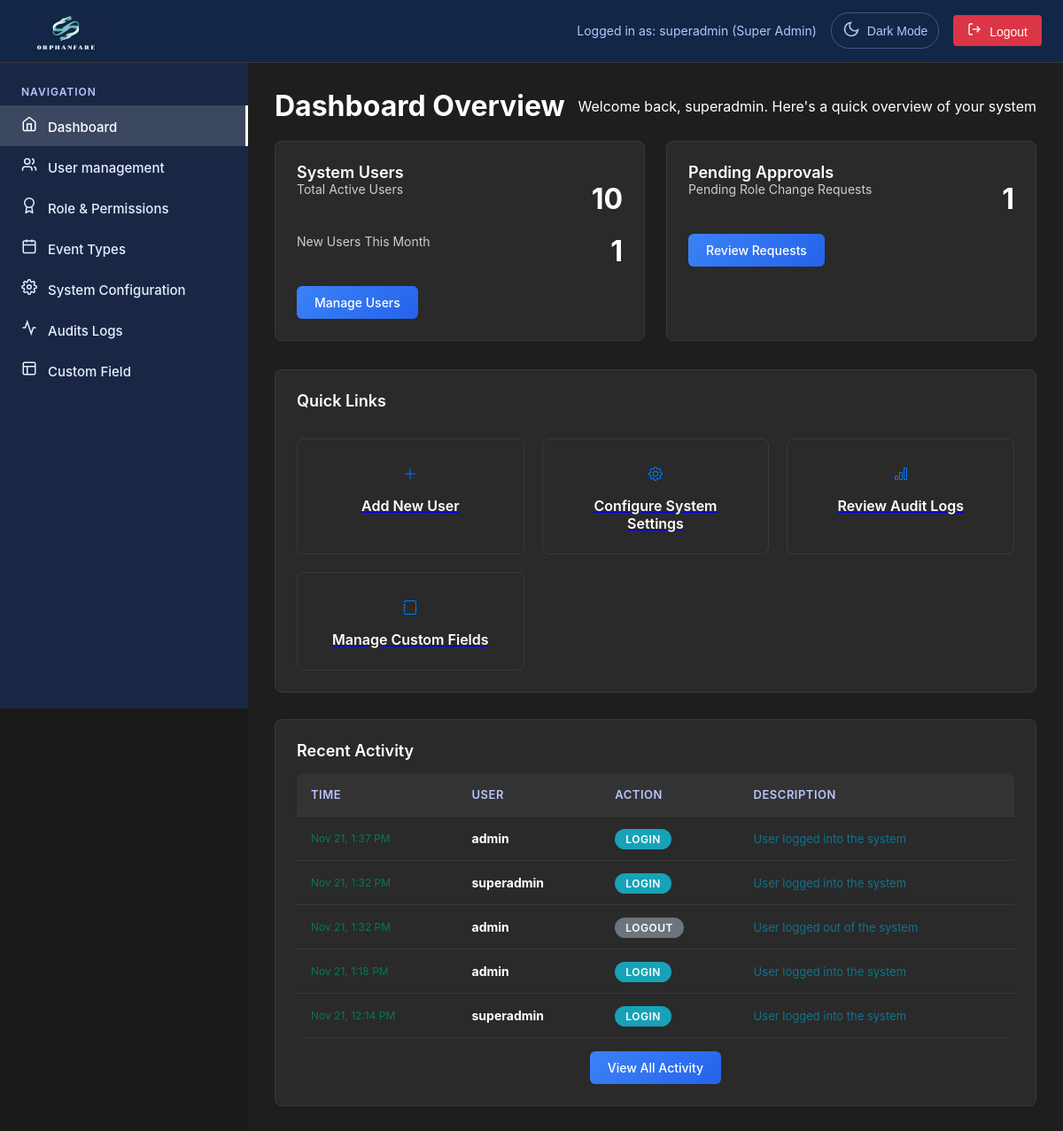
The page /superadmin/superadmin.php (signed in) on the database as committed earlier.
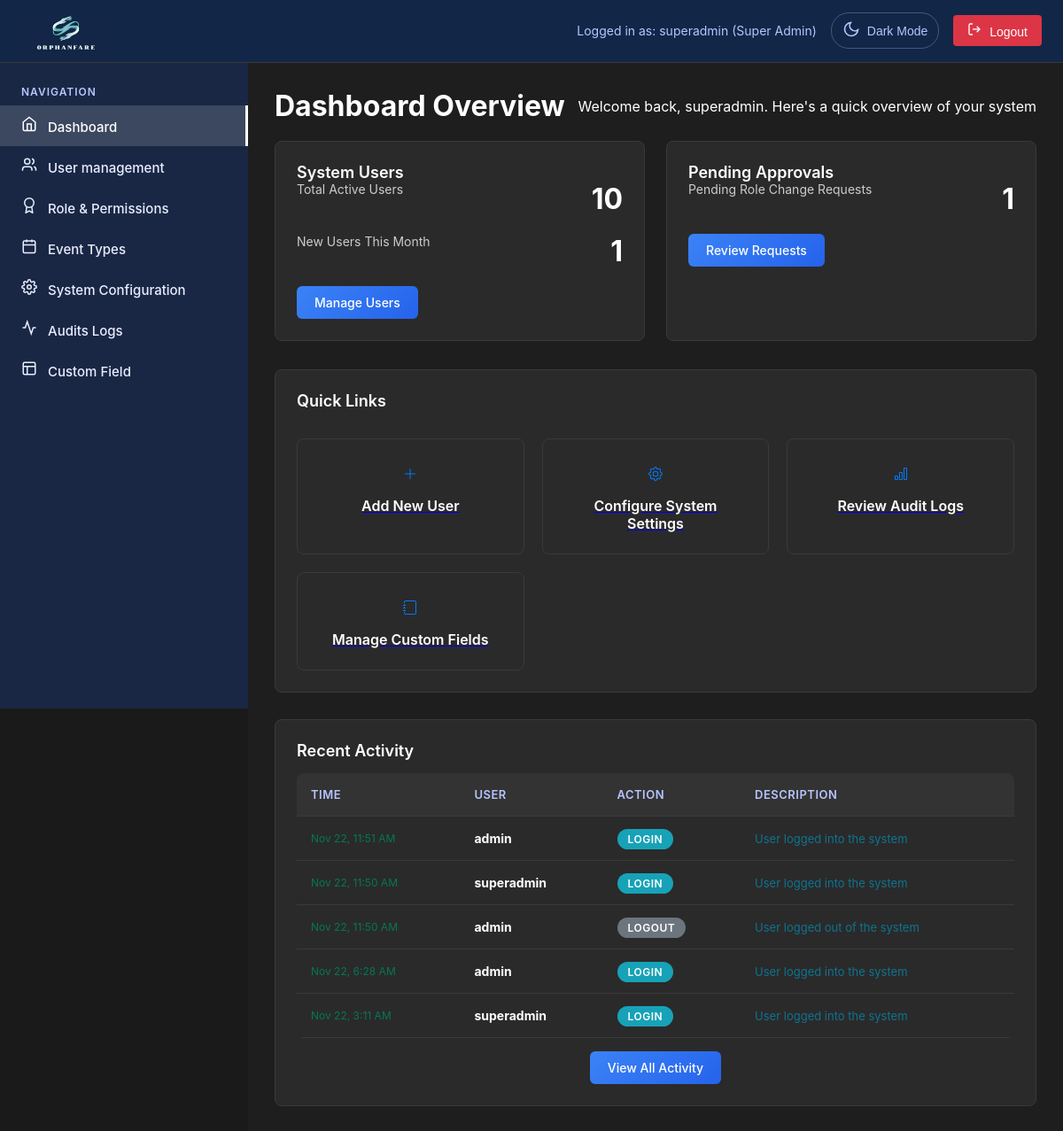
The same page on the database as committed later.
### tables this page shows
CREATE TABLE `audit_logs` (
  `id` int(11) NOT NULL,
  `user_id` int(11) NOT NULL,
  `action` varchar(255) NOT NULL,
  `description` text DEFAULT NULL,
  `ip_address` varchar(45) DEFAULT NULL,
  `user_agent` text DEFAULT NULL,
  `created_at` timestamp NOT NULL DEFAULT current_timestamp()
);

CREATE TABLE `users` (
  `id` int(11) NOT NULL,
  `username` varchar(50) NOT NULL,
  `email` varchar(100) NOT NULL,
  `password` varchar(255) NOT NULL,
  `role` enum('super_admin','admin','user','Social Worker','Social Welfare Assistant') DEFAULT 'user',
  `status` enum('active','inactive','pending') DEFAULT 'pending',
  `created_at` timestamp NOT NULL DEFAULT current_timestamp(),
  `updated_at` timestamp NOT NULL DEFAULT current_timestamp() ON UPDATE current_timestamp(),
  `two_factor_secret` varchar(32) DEFAULT NULL,
  `two_factor_enabled` tinyint(1) DEFAULT 0,
  `two_factor_verified` tinyint(1) DEFAULT 0,
  `two_factor_backup_codes` text DEFAULT NULL,
  `last_login` timestamp NULL DEFAULT NULL,
  `last_password_change` timestamp NOT NULL DEFAULT current_timestamp(),
  `failed_attempts` int(11) DEFAULT 0,
  `account_locked` tinyint(1) DEFAULT 0,
  `is_active` tinyint(1) DEFAULT 1
);

### superadmin/superadmin.php (the view, shortened to what this page needs)
<?php
require_once 'includes/superheader.php';
$totalActiveUsers = getTotalActiveUsers($conn);
$newUsersThisMonth = getNewUsersThisMonth($conn);
$pendingRoleRequests = getPendingRoleRequests($conn);
?>
<div class="page-active">
    <div class="page-header">
        <h1>Dashboard Overview</h1>
        <p>Welcome back, <?php echo htmlspecialchars($_SESSION['username'] ?? 'Super Admin'); ?>. Here's a quick overview of your system</p>
    </div>
    <div class="dashboard-grid">
        <div class="dashboard-card">
            <div class="card-title">System Users</div>
            <div class="card-stat">
                <span class="stat-label">Total Active Users</span>
                <span class="stat-value"><?php echo $totalActiveUsers; ?></span>
            </div>
            <div class="card-stat">
                <span class="stat-label">New Users This Month</span>
                <span class="stat-value"><?php echo $newUsersThisMonth; ?></span>
            </div>
            <a href="user-management.php" class="btn btn-primary">Manage Users</a>
        </div>
        <div class="dashboard-card">
            <div class="card-title">Pending Approvals</div>
            <div class="card-stat">
                <span class="stat-label">Pending Role Change Requests</span>
                <span class="stat-value"><?php echo $pendingRoleRequests; ?></span>
            </div>
            <a href="role-permissions.php" class="btn btn-success">Review Requests</a>
        </div>
    </div>
    <div class="dashboard-card">
        <div class="card-title">Quick Links</div>
        <div class="quick-links">
            <a href="user-management.php?action=add" class="quick-link-card">
                <div class="quick-link-icon"><svg xmlns="http://www.w3.org/2000/svg" width="16" height="16" fill="currentColor" class="bi bi-plus-lg" viewBox="0 0 16 16">
                <path fill-rule="evenodd" d="M8 2a.5.5 0 0 1 .5.5v5h5a.5.5 0 0 1 0 1h-5v5a.5.5 0 0 1-1 0v-5h-5a.5.5 0 0 1 0-1h5v-5A.5.5 0 0 1 8 2"/>
                </svg></div>
                <div class="quick-link-title">Add New User</div>
            </a>
            <a href="system-configuration.php" class="quick-link-card">
                <div class="quick-link-icon"></div>
                <div class="quick-link-title">Configure System Settings</div>
            </a>
            <a href="audits-logs.php" class="quick-link-card">
                <div class="quick-link-icon"></div>
                <div class="quick-link-title">Review Audit Logs</div>
            </a>
            <a href="custom-field.php" class="quick-link-card">
                <div class="quick-link-icon"></div>
                <div class="quick-link-title">Manage Custom Fields</div>
            </a>
        </div>
    </div>
    <div class="dashboard-card" style="margin-top: 30px;">
        <div class="card-title">Recent Activity</div>
        <?php
        $sql = "SELECT a.*, u.username
                FROM audit_logs a
                LEFT JOIN users u ON a.user_id = u.id
                ORDER BY a.created_at DESC
                LIMIT 5";
        $result = $conn->query($sql);
        if ($result && $result->num_rows > 0): ?>
            <table style="width: 100%; margin-top: 15px;">
                <thead>
                    <tr>
                        <th>Time</th>
                        <th>User</th>
                        <th>Action</th>
                        <th>Description</th>
                    </tr>
                </thead>
                <tbody>
                    <?php while ($row = $result->fetch_assoc()): ?>
                        <tr>
                            <td style="font-size: 12px; color: #047857">
                                <?php echo date('M j, g:i A', strtotime($row['created_at'])); ?>
                            </td>
                            <td>
                                <strong class="username-dashboard"><?php echo htmlspecialchars($row['username'] ?? 'System'); ?></strong>
                            </td>
                            <td>
                                <span class="status-badge <?php
                                    echo getActionBadgeClass($row['action']);
                                ?>">
                                    <?php echo htmlspecialchars($row['action']); ?>
                                </span>
                            </td>
                            <td style="font-size: 13px; color: #0E7490;">
                                <?php echo htmlspecialchars($row['description'] ?? 'No description'); ?>
                            </td>
                        </tr>
                    <?php endwhile; ?>
                </tbody>
            </table>
        <?php else: ?>
            <p style="color: #666; text-align: center; padding: 20px;">No recent activity found.</p>
        <?php endif; ?>
        <div style="text-align: center; margin-top: 15px;">
            <a href="audits-logs.php" class="btn btn-secondary">View All Activity</a>
        </div>
    </div>
</div>
<?php require_once 'includes/superfooter.php'; ?>

Rows that differ between the two databases and show on the page:
no longer on this page (row unchanged): audit_logs: created_at "Nov 21, 1:37 PM", user.username "admin", action "LOGIN", description "User logged into the system"
no longer on this page (row unchanged): audit_logs: created_at "Nov 21, 1:32 PM", user.username "superadmin", action "LOGIN", description "User logged into the system"
no longer on this page (row unchanged): audit_logs: created_at "Nov 21, 1:32 PM", user.username "admin", action "LOGOUT", description "User logged out of the system"
no longer on this page (row unchanged): audit_logs: created_at "Nov 21, 1:18 PM", user.username "admin", action "LOGIN", description "User logged into the system"
no longer on this page (row unchanged): audit_logs: created_at "Nov 21, 12:14 PM", user.username "superadmin", action "LOGIN", description "User logged into the system"
added audit_logs: created_at "Nov 22, 11:51 AM", user.username "admin", action "LOGIN", description "User logged into the system"
added audit_logs: created_at "Nov 22, 11:50 AM", user.username "superadmin", action "LOGIN", description "User logged into the system"
added audit_logs: created_at "Nov 22, 11:50 AM", user.username "admin", action "LOGOUT", description "User logged out of the system"
added audit_logs: created_at "Nov 22, 6:28 AM", user.username "admin", action "LOGIN", description "User logged into the system"
added audit_logs: created_at "Nov 22, 3:11 AM", user.username "superadmin", action "LOGIN", description "User logged into the system"
